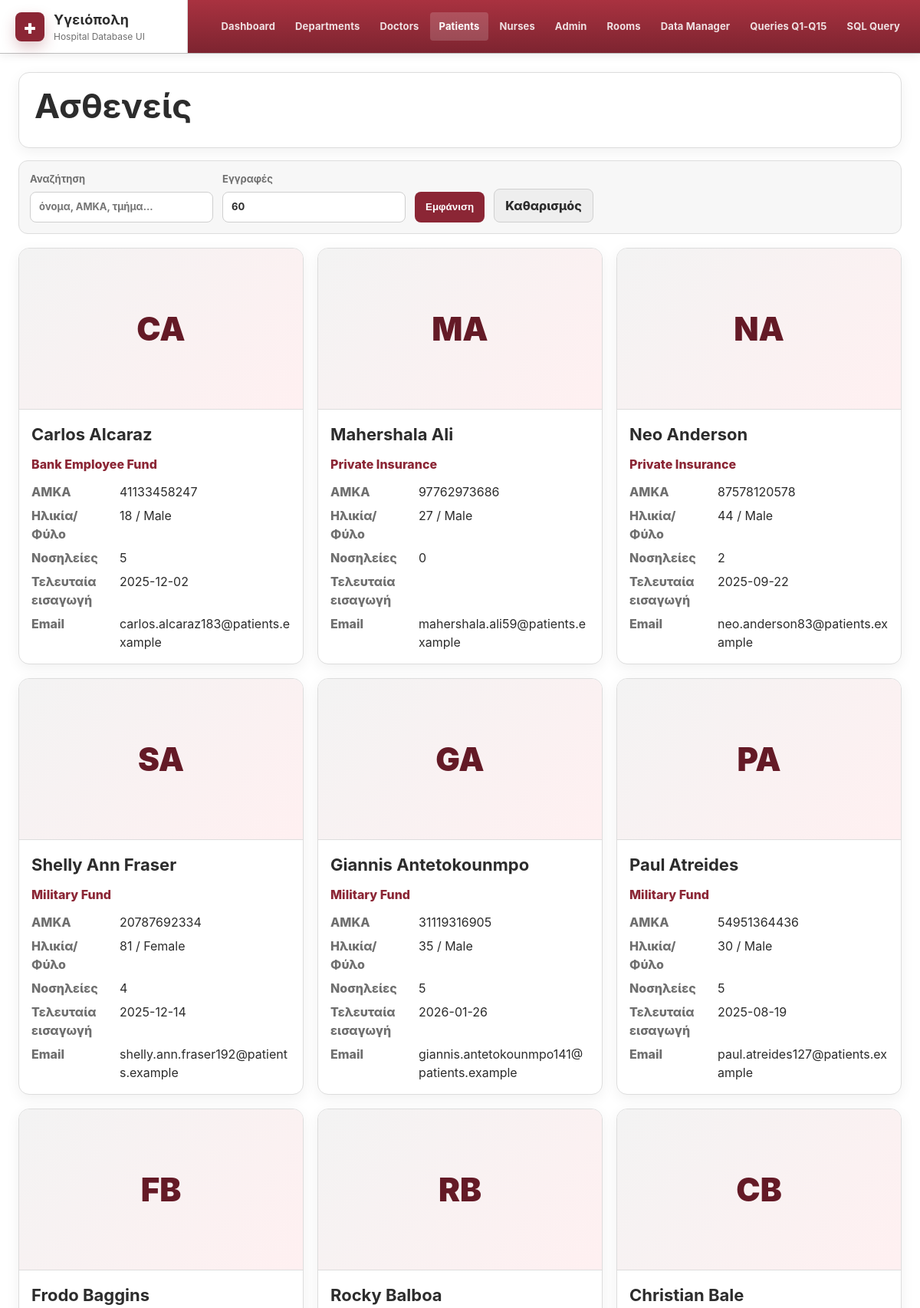
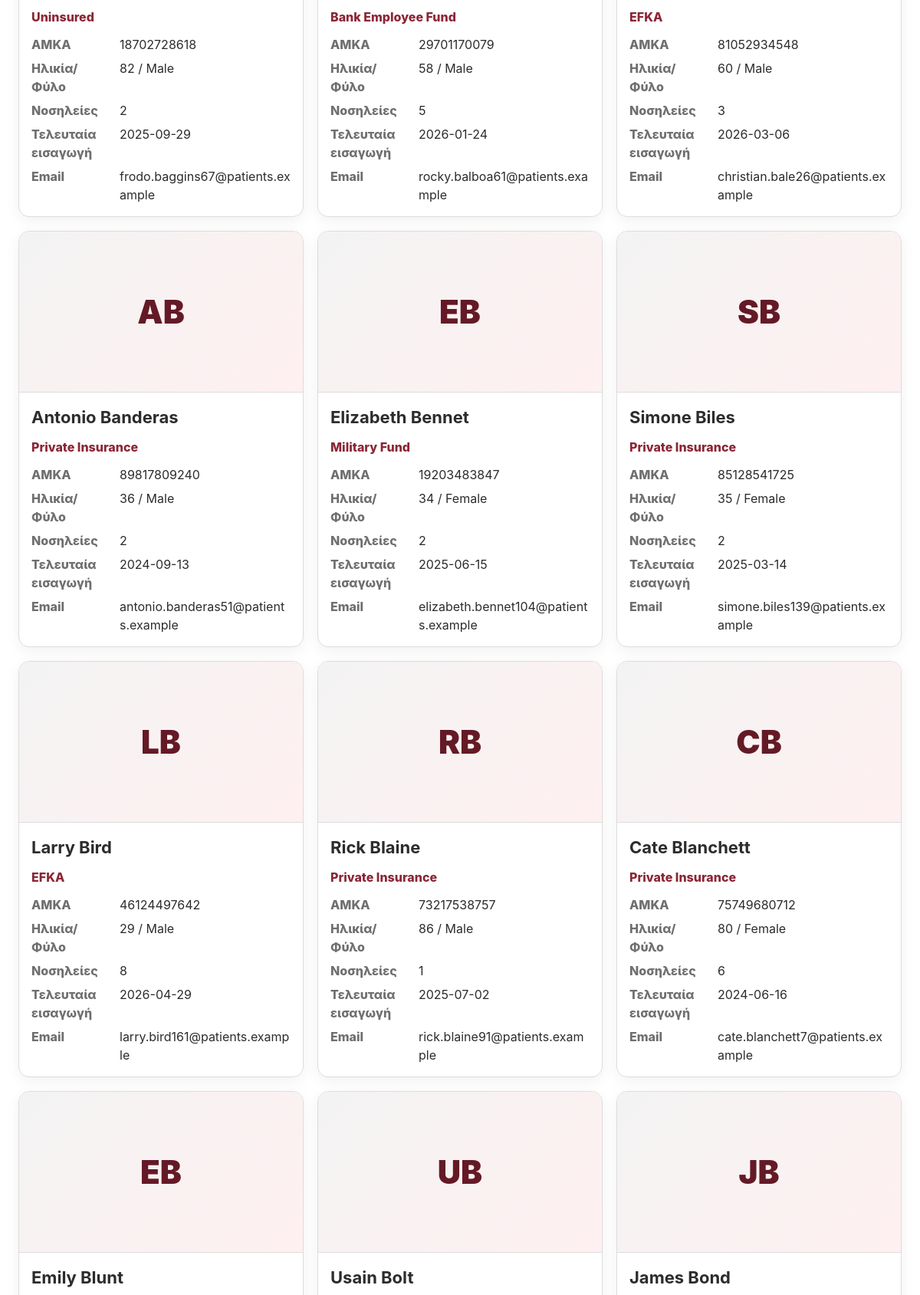
The page /hospital_web_app/code/hospital_app/index.php?page=patients (upper part) on the database its author committed (2 pictures, top to bottom).
### tables this page shows
CREATE TABLE IF NOT EXISTS `patient` (
  `amka` CHAR(11) NOT NULL,
  `first_name` VARCHAR(45) NOT NULL,
  `last_name` VARCHAR(45) NOT NULL,
  `father_name` VARCHAR(45) NULL,
  `date_of_birth` DATE NOT NULL,
  `gender` VARCHAR(20) NULL,
  `weight` DECIMAL(5,2) NULL,
  `height` DECIMAL(5,2) NULL,
  `address` VARCHAR(150) NULL,
  `phone` VARCHAR(45) NULL,
  `email` VARCHAR(100) NULL,
  `profession` VARCHAR(100) NULL,
  `nationality` VARCHAR(45) NULL,
  `provider_id` INT NULL,
  PRIMARY KEY (`amka`),
  INDEX `patient_insurance_idx` (`provider_id` ASC) VISIBLE,
  CONSTRAINT `patient_insurance`
    FOREIGN KEY (`provider_id`)
    REFERENCES `insurance` (`provider_id`)
    ON DELETE NO ACTION
    ON UPDATE NO ACTION);

CREATE TABLE IF NOT EXISTS `insurance` (
  `provider_id` INT NOT NULL AUTO_INCREMENT,
  `insurance_number` VARCHAR(45) NULL,
  `provider_name` VARCHAR(100) NOT NULL,
  `provider_type` VARCHAR(45) NULL,
  PRIMARY KEY (`provider_id`));

### hospital_web_app/code/hospital_app/db.php (called while the page is built, shortened)
<?php
function db(): PDO
{
    static $pdo = null;
    if ($pdo === null) {
        $dsn = 'mysql:host=' . DB_HOST . ';port=' . DB_PORT . ';dbname=' . DB_NAME . ';charset=utf8mb4';
        $pdo = new PDO($dsn, DB_USER, DB_PASS, [
            PDO::ATTR_ERRMODE => PDO::ERRMODE_EXCEPTION,
            PDO::ATTR_DEFAULT_FETCH_MODE => PDO::FETCH_ASSOC,
            PDO::ATTR_EMULATE_PREPARES => true,
        ]);
        $pdo->exec("SET NAMES utf8mb4 COLLATE utf8mb4_unicode_ci");
        $pdo->exec("SET collation_connection = 'utf8mb4_unicode_ci'");
    }
    return $pdo;
}
function run_select(string $sql, array $params = []): array
{
    $stmt = db()->prepare($sql);
    foreach ($params as $name => $value) {
        $stmt->bindValue(':' . $name, $value);
    }
    $stmt->execute();
    return $stmt->fetchAll();
}

### hospital_web_app/code/hospital_app/index.php (the view, shortened to what this page needs)
<?php
require_once __DIR__ . '/helpers.php';
function page_header(string $title): void
{
    echo '<!doctype html><html lang="el"><head><meta charset="utf-8">';
    echo '<link rel="stylesheet" href="assets/style.css">';
    echo '</head><body>';
    echo '<header class="topbar">';
    echo '<div class="brand"><div class="brand-mark">+</div><div><strong>Υγειόπολη</strong><span>Hospital Database UI</span></div></div>';
    echo '<nav class="main-nav">';
    echo nav_link('dashboard', 'Dashboard');
    echo nav_link('departments', 'Departments');
    echo nav_link('doctors', 'Doctors');
    echo nav_link('patients', 'Patients');
    echo nav_link('nurses', 'Nurses');
    echo nav_link('admin', 'Admin');
    echo nav_link('rooms', 'Rooms');
    echo nav_link('manage', 'Data Manager');
    echo nav_link('queries', 'Queries Q1-Q15');
    echo nav_link('sql', 'SQL Query');
    echo '</nav>';
    echo '</header><main class="page">';
}
function page_footer(): void
{
    echo '</main><script src="assets/app.js"></script></body></html>';
}
function patients_page(): void
{
    page_header('Patients');
    echo '<section class="section-title"><h1>Ασθενείς</h1></section>';
    render_search_form('patients');
    $search = '%' . get_search() . '%';
    $limit = limit_value();
    $rows = run_select(<<<SQL
SELECT
    p.amka,
    p.first_name,
    p.last_name,
    p.father_name,
    TIMESTAMPDIFF(YEAR, p.date_of_birth, CURDATE()) AS age,
    p.gender,
    p.phone,
    p.email,
    p.profession,
    p.nationality,
    i.provider_name,
    (SELECT COUNT(*) FROM hospitalization h WHERE h.patient_amka = p.amka) AS hospitalizations_count,
    (SELECT MAX(h.admission_date) FROM hospitalization h WHERE h.patient_amka = p.amka) AS last_admission,
    ei.image_path,
    ei.alt_text
FROM patient p
LEFT JOIN insurance i ON i.provider_id = p.provider_id
LEFT JOIN entity_image ei ON ei.entity_type = 'Patient' AND ei.entity_key = p.amka
WHERE p.amka LIKE :search OR p.first_name LIKE :search OR p.last_name LIKE :search OR p.phone LIKE :search OR p.email LIKE :search
ORDER BY p.last_name, p.first_name
LIMIT $limit
SQL, ['search' => $search]);
    render_cards($rows, function ($r) {
        $label = trim(($r['first_name'] ?? '') . ' ' . ($r['last_name'] ?? ''));
        return '<article class="entity-card">'
            . image_html($r['image_path'] ?? '', $r['alt_text'] ?? '', $label)
            . '<div class="entity-body"><h2>' . h($label) . '</h2>'
            . '<p class="tag-line">' . h($r['provider_name']) . '</p>'
            . '<dl><dt>ΑΜΚΑ</dt><dd>' . h($r['amka']) . '</dd><dt>Ηλικία/Φύλο</dt><dd>' . h($r['age']) . ' / ' . h($r['gender']) . '</dd><dt>Νοσηλείες</dt><dd>' . h($r['hospitalizations_count']) . '</dd><dt>Τελευταία εισαγωγή</dt><dd>' . h($r['last_admission']) . '</dd><dt>Email</dt><dd>' . h($r['email']) . '</dd></dl>'
            . '</div></article>';
    });
    page_footer();
}
try {
    $page = current_page();
    switch ($page) {
        case 'patients':
            patients_page();
            break;
    }
} catch (Throwable $e) {
    connection_error_page($e);
}

### hospital_web_app/code/hospital_app/helpers.php (shortened to what this page needs)
<?php
require_once __DIR__ . '/db.php';
function h($value): string
{
    return htmlspecialchars((string)($value ?? ''), ENT_QUOTES, 'UTF-8');
}
function current_page(): string
{
    return $_GET['page'] ?? 'dashboard';
}
function nav_link(string $page, string $label): string
{
    $active = current_page() === $page ? 'active' : '';
    return '<a class="nav-link ' . $active . '" href="?page=' . h($page) . '">' . h($label) . '</a>';
}
function get_param(string $name, $default = '')
{
    return $_GET[$name] ?? $default;
}
function get_search(): string
{
    return trim((string)get_param('search', ''));
}
function limit_value(): int
{
    $limit = (int)get_param('limit', DEFAULT_LIMIT);
    return $limit;
}
function placeholder_initials(string $label): string
{
    $initials = '';
    foreach (preg_split('/\s+/', trim($label)) as $part) {
        if ($part !== '') {
            if (function_exists('mb_substr')) {
                $initials .= mb_substr($part, 0, 1, 'UTF-8');
            } else {
                $initials .= substr($part, 0, 1);
            }
        }
        $length = function_exists('mb_strlen') ? mb_strlen($initials, 'UTF-8') : strlen($initials);
        if ($length >= 2) {
            break;
        }
    }
    return $initials !== '' ? $initials : '🏥';
}
function image_placeholder_html(string $label = '', string $class = 'entity-image', string $style = ''): string
{
    $styleAttr = $style !== '' ? ' style="' . h($style) . '"' : '';
    return '<div class="' . h($class) . ' image-placeholder"' . $styleAttr . '><span>' . h(placeholder_initials($label)) . '</span></div>';
}
function normalize_image_path(?string $path): string
{
    $path = trim((string)$path);
    $path = str_replace('\\', '/', $path);
    $path = preg_replace('#^\./#', '', $path);
    $markers = [
        '/hospital_app/',
        '/hospital_wui_mamp_full/',
        '/code/hospital_app/',
    ];
    foreach ($markers as $marker) {
        $pos = strpos($path, $marker);
    }
    return ltrim($path, '/');
}
function image_html(?string $path, ?string $alt, string $label = '', string $class = 'entity-image'): string
{
    $path = normalize_image_path($path);
    $alt = trim((string)$alt);
    if ($path === '') {
        return image_placeholder_html($label, $class);
    }
    $fallback = image_placeholder_html($label, $class, 'display:none');
    return '<div class="image-frame">'
        . '<img class="' . h($class) . '" src="' . h($path) . '" alt="' . h($alt ?: $label) . '" loading="lazy" onerror="this.style.display=\'none\';this.nextElementSibling.style.display=\'grid\';">'
        . $fallback
        . '</div>';
}
function render_search_form(string $page): void
{
    $search = get_search();
    $limit = limit_value();
    echo '<form class="toolbar" method="get">';
    echo '<label>Αναζήτηση <input type="text" name="search" value="' . h($search) . '" placeholder="όνομα, ΑΜΚΑ, τμήμα..."></label>';
    echo '<label>Εγγραφές <input type="number" name="limit" min="10" step="10" value="' . h($limit) . '"></label>';
    echo '<button type="submit">Εμφάνιση</button>';
    echo '<a class="ghost-button" href="?page=' . h($page) . '">Καθαρισμός</a>';
    echo '</form>';
}
function render_cards(array $rows, callable $cardRenderer): void
{
    echo '<div class="cards-grid">';
    foreach ($rows as $row) {
        echo $cardRenderer($row);
    }
    echo '</div>';
}

### hospital_web_app/code/hospital_app/assets/style.css (style rules this page uses)
:root { --bg: #ffffff; --paper: #ffffff; --paper-soft: #f7f7f7; --paper-warm: #fff8f6; --text: #2c2c2c; --muted: #6f6f6f; --line: #dddddd; --line-strong: #cfcfcf; --burgundy: #8b2635; --burgundy-dark: #641a26; --red: #b13343; --gray-dark: #3d3d3d; --gray-mid: #777777; --success: #48634a; --warning: #a3642c; --shadow: 0 12px 28px rgba(0, 0, 0, 0.08); --soft-shadow: 0 5px 18px rgba(0, 0, 0, 0.06); --radius: 14px; }
* { box-sizing: border-box; }
body { margin: 0; background: var(--bg); color: var(--text); font-family: -apple-system, BlinkMacSystemFont, "Segoe UI", Arial, sans-serif; line-height: 1.5; }
a { color: inherit; text-decoration: none; }
.topbar { position: sticky; top: 0; z-index: 20; display: grid; grid-template-columns: minmax(220px, auto) 1fr; align-items: stretch; gap: 0; background: #f3f3f3; border-bottom: 1px solid #bdbdbd; box-shadow: 0 2px 12px rgba(0,0,0,0.08); }
.brand { display: flex; align-items: center; gap: 12px; padding: 12px 20px; min-width: 245px; background: #ffffff; border-right: 1px solid #d7d7d7; }
.brand-mark { display: grid; place-items: center; width: 38px; height: 38px; border-radius: 8px; background: var(--burgundy); color: #fff; font-weight: 900; font-size: 26px; box-shadow: 0 8px 18px rgba(139, 38, 53, 0.25); }
.brand strong { display: block; font-size: 18px; letter-spacing: 0.01em; }
.brand span { display: block; color: var(--muted); font-size: 12px; }
.main-nav { display: flex; align-items: center; flex-wrap: wrap; justify-content: flex-end; gap: 2px; padding: 8px 14px; background: linear-gradient(180deg, #a93240, #7d2430); }
.nav-link { padding: 9px 12px; border-radius: 4px; color: rgba(255, 255, 255, 0.86); font-weight: 700; font-size: 13px; letter-spacing: 0.01em; }
.nav-link:hover, .nav-link.active { background: rgba(255, 255, 255, 0.17); color: #ffffff; }
.page { max-width: 1480px; margin: 0 auto; padding: 24px; }
.hero, .panel, .section-title, .query-panel, .query-list, .entity-card, .stat-card, .quick-action-strip, .manager-sidebar { background: var(--paper); border: 1px solid var(--line); border-radius: var(--radius); box-shadow: var(--soft-shadow); }
h1, h2, h3, p { margin-top: 0; }
h1 { font-size: clamp(30px, 3.7vw, 50px); line-height: 1.06; margin-bottom: 10px; }
h2 { font-size: 22px; margin-bottom: 10px; }
.panel, .section-title, .query-panel, .query-list, .manager-sidebar { padding: 20px; }
.section-title { margin-bottom: 16px; background: #fff; }
.toolbar, .query-form, .compact-toolbar { display: flex; align-items: end; gap: 12px; flex-wrap: wrap; margin-bottom: 18px; padding: 14px; background: #f7f7f7; border: 1px solid var(--line); border-radius: 12px; }
label { display: grid; gap: 6px; color: var(--muted); font-weight: 750; font-size: 13px; }
input, select, textarea { min-height: 40px; padding: 9px 11px; border: 1px solid var(--line-strong); border-radius: 8px; background: #ffffff; color: var(--text); font: inherit; min-width: 210px; }
button, .ghost-button, .primary-action, .mini-button { min-height: 40px; padding: 9px 14px; border: 0; border-radius: 8px; background: var(--burgundy); color: #fff; font-weight: 850; cursor: pointer; display: inline-flex; align-items: center; justify-content: center; gap: 6px; white-space: nowrap; }
.ghost-button { background: #eeeeee; color: var(--text); border: 1px solid #d0d0d0; }
.cards-grid { display: grid; grid-template-columns: repeat(auto-fill, minmax(320px, 1fr)); gap: 18px; }
.entity-card { overflow: hidden; background: #fff; }
.entity-image { width: 100%; height: 210px; object-fit: cover; display: block; background: #ececec; border-bottom: 1px solid var(--line); }
.image-placeholder { display: grid; place-items: center; background: linear-gradient(135deg, #f3f3f3, #fff0f1); color: var(--burgundy-dark); font-size: 42px; font-weight: 900; }
.entity-body { padding: 16px; }
.tag-line { color: var(--burgundy); font-weight: 850; margin-bottom: 12px; }
dl { display: grid; grid-template-columns: 105px minmax(0, 1fr); gap: 7px 10px; margin: 0; }
dt { color: var(--muted); font-weight: 850; }
dd { margin: 0; min-width: 0; overflow-wrap: anywhere; }
.main-nav .nav-link { white-space: nowrap; }

### rows shown on the page
patient: label "CA", label "Carlos Alcaraz", provider.provider_name "Bank Employee Fund", amka "41133458247", age "18", gender "Male", hospitalizations_count "5", last_admission "2025-12-02", email "carlos.alcaraz183@patients.example"
patient: label "MA", label "Mahershala Ali", provider.provider_name "Private Insurance", amka "97762973686", age "27", gender "Male", hospitalizations_count "0", email "mahershala.ali59@patients.example"
patient: label "NA", label "Neo Anderson", provider.provider_name "Private Insurance", amka "87578120578", age "44", gender "Male", hospitalizations_count "2", last_admission "2025-09-22", email "neo.anderson83@patients.example"
patient: label "SA", label "Shelly Ann Fraser", provider.provider_name "Military Fund", amka "20787692334", age "81", gender "Female", hospitalizations_count "4", last_admission "2025-12-14", email "shelly.ann.fraser192@patients.example"
patient: label "GA", label "Giannis Antetokounmpo", provider.provider_name "Military Fund", amka "31119316905", age "35", gender "Male", hospitalizations_count "5", last_admission "2026-01-26", email "giannis.antetokounmpo141@patients.example"
patient: label "PA", label "Paul Atreides", provider.provider_name "Military Fund", amka "54951364436", age "30", gender "Male", hospitalizations_count "5", last_admission "2025-08-19", email "paul.atreides127@patients.example"
patient: label "FB", label "Frodo Baggins", provider.provider_name "Uninsured", amka "18702728618", age "82", gender "Male", hospitalizations_count "2", last_admission "2025-09-29", email "frodo.baggins67@patients.example"
patient: label "RB", label "Rocky Balboa", provider.provider_name "Bank Employee Fund", amka "29701170079", age "58", gender "Male", hospitalizations_count "5", last_admission "2026-01-24", email "rocky.balboa61@patients.example"
patient: label "CB", label "Christian Bale", provider.provider_name "EFKA", amka "81052934548", age "60", gender "Male", hospitalizations_count "3", last_admission "2026-03-06", email "christian.bale26@patients.example"
patient: label "AB", label "Antonio Banderas", provider.provider_name "Private Insurance", amka "89817809240", age "36", gender "Male", hospitalizations_count "2", last_admission "2024-09-13", email "antonio.banderas51@patients.example"
patient: label "EB", label "Elizabeth Bennet", provider.provider_name "Military Fund", amka "19203483847", age "34", gender "Female", hospitalizations_count "2", last_admission "2025-06-15", email "elizabeth.bennet104@patients.example"
patient: label "SB", label "Simone Biles", provider.provider_name "Private Insurance", amka "85128541725", age "35", gender "Female", hospitalizations_count "2", last_admission "2025-03-14", email "simone.biles139@patients.example"
patient: label "LB", label "Larry Bird", provider.provider_name "EFKA", amka "46124497642", age "29", gender "Male", hospitalizations_count "8", last_admission "2026-04-29", email "larry.bird161@patients.example"
patient: label "RB", label "Rick Blaine", provider.provider_name "Private Insurance", amka "73217538757", age "86", gender "Male", hospitalizations_count "1", last_admission "2025-07-02", email "rick.blaine91@patients.example"
patient: label "CB", label "Cate Blanchett", provider.provider_name "Private Insurance", amka "75749680712", age "80", gender "Female", hospitalizations_count "6", last_admission "2024-06-16", email "cate.blanchett7@patients.example"
patient: label "EB", label "Emily Blunt"
patient: label "UB", label "Usain Bolt"
patient: label "JB", label "James Bond"

### other values the page prints
$label "Dashboard Departments Doctors Patients Nurses Admin Rooms Data Manager Queries Q1-Q15 SQL Query"
